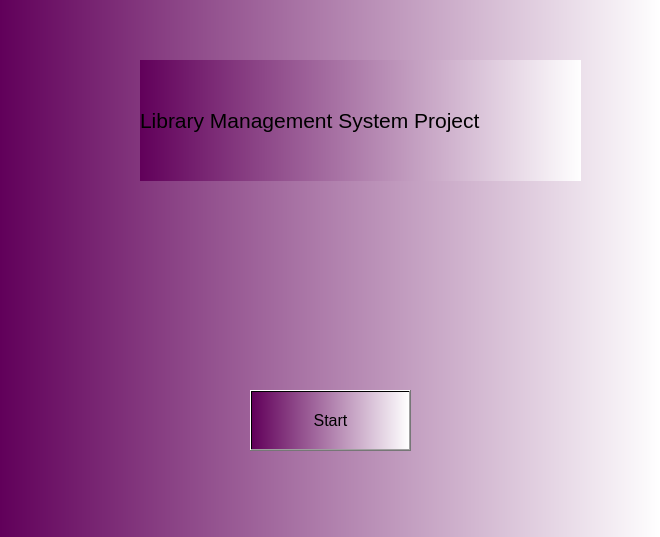
<?xml version="1.0" encoding="UTF-8"?>
<ui version="4.0">
 <class>Dialog</class>
 <widget class="QDialog" name="Dialog">
  <property name="geometry">
   <rect>
    <x>0</x>
    <y>0</y>
    <width>660</width>
    <height>537</height>
   </rect>
  </property>
  <property name="windowTitle">
   <string>Library Management System</string>
  </property>
  <property name="styleSheet">
   <string notr="true">background-color:qlineargradient(spread:pad, x1:0, y1:0, x2:1, y2:0, stop:0 rgba(97, 0, 90, 255), stop:1 rgba(255, 255, 255, 255))</string>
  </property>
  <widget class="QPushButton" name="startBut">
   <property name="geometry">
    <rect>
     <x>250</x>
     <y>390</y>
     <width>161</width>
     <height>61</height>
    </rect>
   </property>
   <property name="font">
    <font>
     <pointsize>12</pointsize>
    </font>
   </property>
   <property name="text">
    <string>Start</string>
   </property>
  </widget>
  <widget class="QLabel" name="label">
   <property name="geometry">
    <rect>
     <x>140</x>
     <y>60</y>
     <width>441</width>
     <height>121</height>
    </rect>
   </property>
   <property name="font">
    <font>
     <pointsize>16</pointsize>
    </font>
   </property>
   <property name="text">
    <string>Library Management System Project</string>
   </property>
  </widget>
 </widget>
 <resources/>
 <connections/>
</ui>
